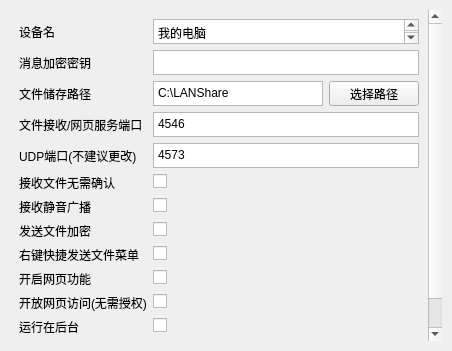
<?xml version="1.0" encoding="UTF-8"?>
<ui version="4.0">
 <class>Setting</class>
 <widget class="QWidget" name="Setting">
  <property name="geometry">
   <rect>
    <x>0</x>
    <y>0</y>
    <width>452</width>
    <height>351</height>
   </rect>
  </property>
  <property name="windowTitle">
   <string>Form</string>
  </property>
  <property name="styleSheet">
   <string/>
  </property>
  <widget class="QScrollArea" name="scrollArea">
   <property name="geometry">
    <rect>
     <x>10</x>
     <y>10</y>
     <width>432</width>
     <height>331</height>
    </rect>
   </property>
   <property name="frameShape">
    <enum>QFrame::NoFrame</enum>
   </property>
   <property name="widgetResizable">
    <bool>true</bool>
   </property>
   <widget class="QWidget" name="scrollAreaWidgetContents_4">
    <property name="geometry">
     <rect>
      <x>0</x>
      <y>0</y>
      <width>432</width>
      <height>331</height>
     </rect>
    </property>
    <layout class="QFormLayout" name="formLayout">
     <item row="0" column="0">
      <widget class="QLabel" name="label_4">
       <property name="minimumSize">
        <size>
         <width>0</width>
         <height>24</height>
        </size>
       </property>
       <property name="text">
        <string>设备名</string>
       </property>
      </widget>
     </item>
     <item row="0" column="1">
      <widget class="QTextEdit" name="userName">
       <property name="minimumSize">
        <size>
         <width>0</width>
         <height>25</height>
        </size>
       </property>
       <property name="maximumSize">
        <size>
         <width>16777215</width>
         <height>25</height>
        </size>
       </property>
       <property name="html">
        <string>&lt;!DOCTYPE HTML PUBLIC &quot;-//W3C//DTD HTML 4.0//EN&quot; &quot;http://www.w3.org/TR/REC-html40/strict.dtd&quot;&gt;
&lt;html&gt;&lt;head&gt;&lt;meta name=&quot;qrichtext&quot; content=&quot;1&quot; /&gt;&lt;style type=&quot;text/css&quot;&gt;
p, li { white-space: pre-wrap; }
&lt;/style&gt;&lt;/head&gt;&lt;body style=&quot; font-family:'SimSun'; font-size:9pt; font-weight:400; font-style:normal;&quot;&gt;
&lt;p style=&quot; margin-top:0px; margin-bottom:0px; margin-left:0px; margin-right:0px; -qt-block-indent:0; text-indent:0px;&quot;&gt;我的电脑&lt;/p&gt;&lt;/body&gt;&lt;/html&gt;</string>
       </property>
      </widget>
     </item>
     <item row="1" column="0">
      <widget class="QLabel" name="label_6">
       <property name="minimumSize">
        <size>
         <width>0</width>
         <height>24</height>
        </size>
       </property>
       <property name="text">
        <string>消息加密密钥</string>
       </property>
      </widget>
     </item>
     <item row="1" column="1">
      <widget class="QTextEdit" name="messageKey">
       <property name="minimumSize">
        <size>
         <width>0</width>
         <height>25</height>
        </size>
       </property>
       <property name="maximumSize">
        <size>
         <width>16777215</width>
         <height>25</height>
        </size>
       </property>
      </widget>
     </item>
     <item row="2" column="0">
      <widget class="QLabel" name="label">
       <property name="minimumSize">
        <size>
         <width>0</width>
         <height>24</height>
        </size>
       </property>
       <property name="text">
        <string>文件储存路径</string>
       </property>
      </widget>
     </item>
     <item row="2" column="1">
      <layout class="QHBoxLayout" name="horizontalLayout">
       <item>
        <widget class="QTextEdit" name="filePath">
         <property name="minimumSize">
          <size>
           <width>0</width>
           <height>25</height>
          </size>
         </property>
         <property name="maximumSize">
          <size>
           <width>16777215</width>
           <height>25</height>
          </size>
         </property>
         <property name="html">
          <string>&lt;!DOCTYPE HTML PUBLIC &quot;-//W3C//DTD HTML 4.0//EN&quot; &quot;http://www.w3.org/TR/REC-html40/strict.dtd&quot;&gt;
&lt;html&gt;&lt;head&gt;&lt;meta name=&quot;qrichtext&quot; content=&quot;1&quot; /&gt;&lt;style type=&quot;text/css&quot;&gt;
p, li { white-space: pre-wrap; }
&lt;/style&gt;&lt;/head&gt;&lt;body style=&quot; font-family:'SimSun'; font-size:9pt; font-weight:400; font-style:normal;&quot;&gt;
&lt;p style=&quot; margin-top:0px; margin-bottom:0px; margin-left:0px; margin-right:0px; -qt-block-indent:0; text-indent:0px;&quot;&gt;C:\LANShare&lt;/p&gt;&lt;/body&gt;&lt;/html&gt;</string>
         </property>
        </widget>
       </item>
       <item>
        <widget class="QPushButton" name="selectPath">
         <property name="minimumSize">
          <size>
           <width>90</width>
           <height>25</height>
          </size>
         </property>
         <property name="text">
          <string>选择路径</string>
         </property>
        </widget>
       </item>
      </layout>
     </item>
     <item row="3" column="0">
      <widget class="QLabel" name="label_2">
       <property name="maximumSize">
        <size>
         <width>16777215</width>
         <height>40</height>
        </size>
       </property>
       <property name="text">
        <string>文件接收/网页服务端口</string>
       </property>
      </widget>
     </item>
     <item row="3" column="1">
      <widget class="QTextEdit" name="tcpPort">
       <property name="minimumSize">
        <size>
         <width>0</width>
         <height>25</height>
        </size>
       </property>
       <property name="maximumSize">
        <size>
         <width>16777215</width>
         <height>25</height>
        </size>
       </property>
       <property name="html">
        <string>&lt;!DOCTYPE HTML PUBLIC &quot;-//W3C//DTD HTML 4.0//EN&quot; &quot;http://www.w3.org/TR/REC-html40/strict.dtd&quot;&gt;
&lt;html&gt;&lt;head&gt;&lt;meta name=&quot;qrichtext&quot; content=&quot;1&quot; /&gt;&lt;style type=&quot;text/css&quot;&gt;
p, li { white-space: pre-wrap; }
&lt;/style&gt;&lt;/head&gt;&lt;body style=&quot; font-family:'SimSun'; font-size:9pt; font-weight:400; font-style:normal;&quot;&gt;
&lt;p style=&quot; margin-top:0px; margin-bottom:0px; margin-left:0px; margin-right:0px; -qt-block-indent:0; text-indent:0px;&quot;&gt;4546&lt;/p&gt;&lt;/body&gt;&lt;/html&gt;</string>
       </property>
      </widget>
     </item>
     <item row="4" column="0">
      <widget class="QLabel" name="label_3">
       <property name="text">
        <string>UDP端口(不建议更改)</string>
       </property>
      </widget>
     </item>
     <item row="4" column="1">
      <widget class="QTextEdit" name="udpPort">
       <property name="minimumSize">
        <size>
         <width>0</width>
         <height>25</height>
        </size>
       </property>
       <property name="maximumSize">
        <size>
         <width>16777215</width>
         <height>25</height>
        </size>
       </property>
       <property name="html">
        <string>&lt;!DOCTYPE HTML PUBLIC &quot;-//W3C//DTD HTML 4.0//EN&quot; &quot;http://www.w3.org/TR/REC-html40/strict.dtd&quot;&gt;
&lt;html&gt;&lt;head&gt;&lt;meta name=&quot;qrichtext&quot; content=&quot;1&quot; /&gt;&lt;style type=&quot;text/css&quot;&gt;
p, li { white-space: pre-wrap; }
&lt;/style&gt;&lt;/head&gt;&lt;body style=&quot; font-family:'SimSun'; font-size:9pt; font-weight:400; font-style:normal;&quot;&gt;
&lt;p style=&quot; margin-top:0px; margin-bottom:0px; margin-left:0px; margin-right:0px; -qt-block-indent:0; text-indent:0px;&quot;&gt;4573&lt;/p&gt;&lt;/body&gt;&lt;/html&gt;</string>
       </property>
      </widget>
     </item>
     <item row="5" column="0">
      <widget class="QLabel" name="label_11">
       <property name="text">
        <string>接收文件无需确认</string>
       </property>
      </widget>
     </item>
     <item row="5" column="1">
      <widget class="QCheckBox" name="acceptRecvFiles">
       <property name="text">
        <string/>
       </property>
      </widget>
     </item>
     <item row="6" column="0">
      <widget class="QLabel" name="label_5">
       <property name="text">
        <string>接收静音广播</string>
       </property>
      </widget>
     </item>
     <item row="6" column="1">
      <widget class="QCheckBox" name="receivceMute">
       <property name="text">
        <string/>
       </property>
      </widget>
     </item>
     <item row="7" column="0">
      <widget class="QLabel" name="label_7">
       <property name="text">
        <string>发送文件加密</string>
       </property>
      </widget>
     </item>
     <item row="7" column="1">
      <widget class="QCheckBox" name="encdata">
       <property name="text">
        <string/>
       </property>
      </widget>
     </item>
     <item row="8" column="0">
      <widget class="QLabel" name="label_8">
       <property name="text">
        <string>右键快捷发送文件菜单</string>
       </property>
      </widget>
     </item>
     <item row="8" column="1">
      <widget class="QCheckBox" name="contextMenu">
       <property name="text">
        <string/>
       </property>
      </widget>
     </item>
     <item row="9" column="0">
      <widget class="QLabel" name="label_9">
       <property name="text">
        <string>开启网页功能</string>
       </property>
      </widget>
     </item>
     <item row="9" column="1">
      <widget class="QCheckBox" name="webService">
       <property name="text">
        <string/>
       </property>
      </widget>
     </item>
     <item row="10" column="0">
      <widget class="QLabel" name="label_10">
       <property name="text">
        <string>开放网页访问(无需授权)</string>
       </property>
      </widget>
     </item>
     <item row="10" column="1">
      <widget class="QCheckBox" name="openWebService">
       <property name="text">
        <string/>
       </property>
      </widget>
     </item>
     <item row="11" column="0">
      <widget class="QLabel" name="label_12">
       <property name="text">
        <string>运行在后台</string>
       </property>
      </widget>
     </item>
     <item row="11" column="1">
      <widget class="QCheckBox" name="allowBackgroundRunning">
       <property name="text">
        <string/>
       </property>
      </widget>
     </item>
     <item row="12" column="1">
      <layout class="QHBoxLayout" name="horizontalLayout_2">
       <item>
        <widget class="QRadioButton" name="radioButton_auto">
         <property name="text">
          <string>跟随系统</string>
         </property>
        </widget>
       </item>
       <item>
        <widget class="QRadioButton" name="radioButton_dark">
         <property name="text">
          <string>暗黑</string>
         </property>
        </widget>
       </item>
       <item>
        <widget class="QRadioButton" name="radioButton_light">
         <property name="text">
          <string>光明</string>
         </property>
        </widget>
       </item>
      </layout>
     </item>
     <item row="12" column="0">
      <widget class="QLabel" name="label_13">
       <property name="text">
        <string>主题</string>
       </property>
      </widget>
     </item>
    </layout>
   </widget>
  </widget>
 </widget>
 <resources/>
 <connections/>
</ui>
